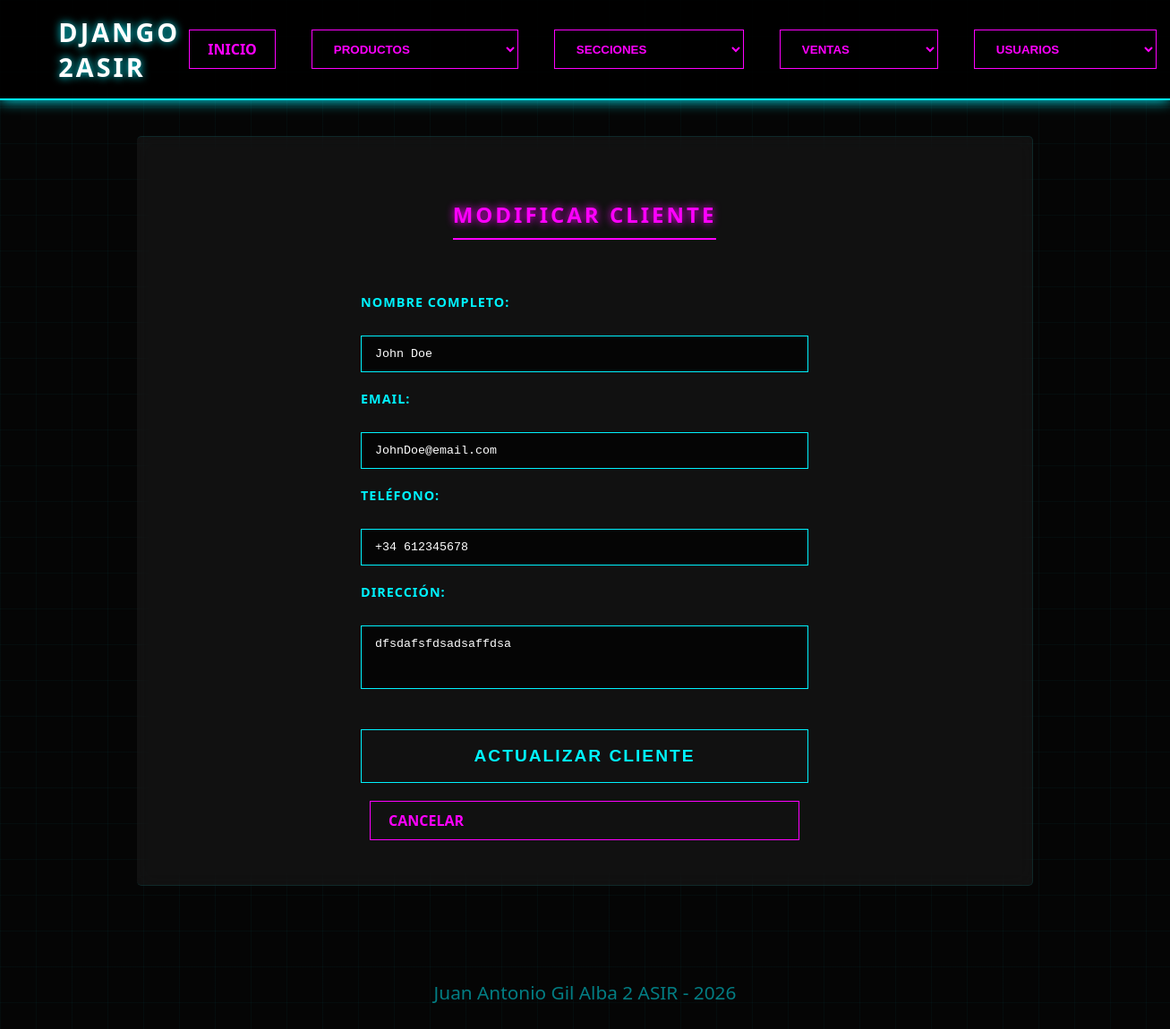
The app's page /usuarios/modificar?id=1, older data.
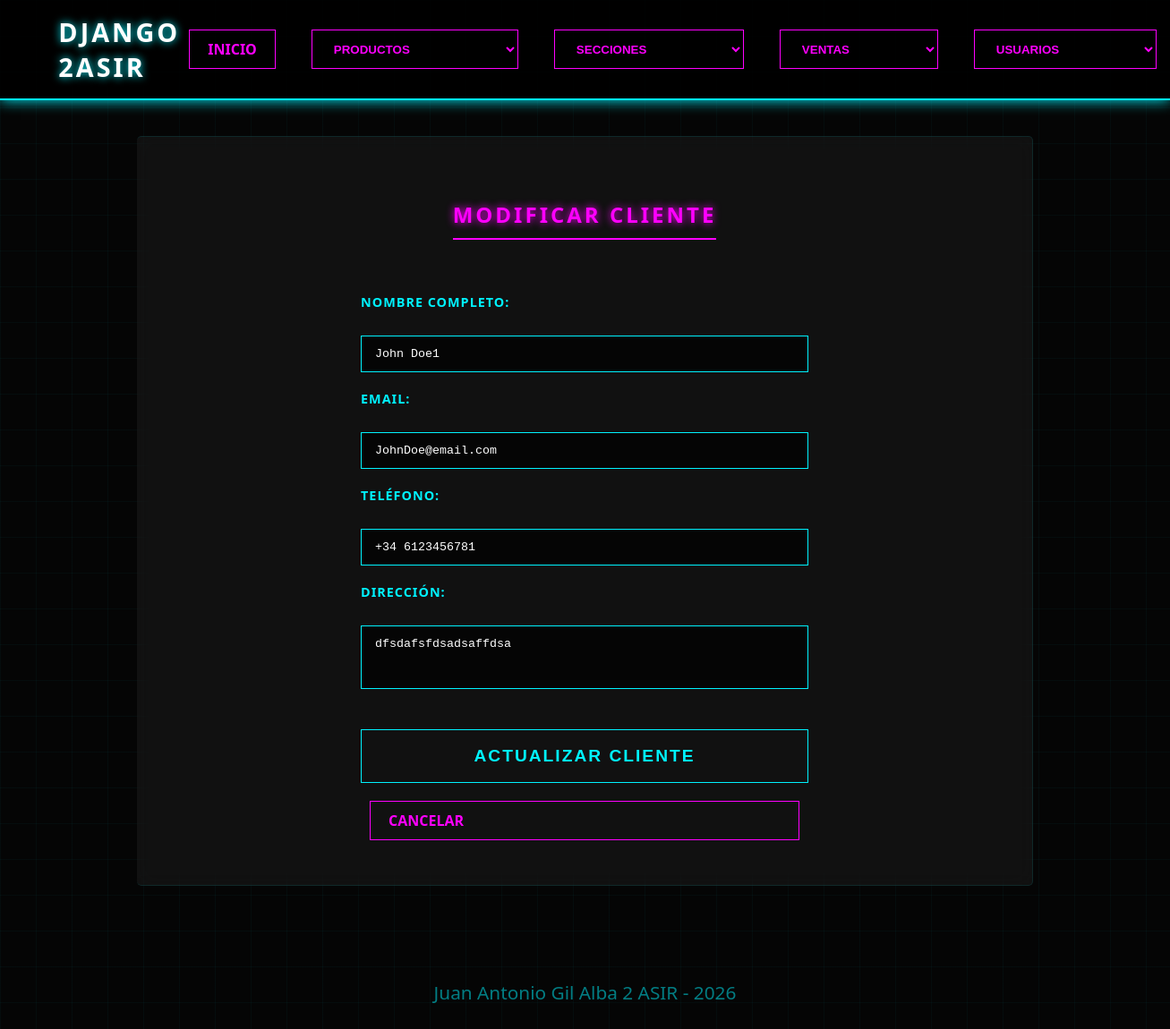
The same page, newer data.
### apps/usuarios/models.py (models this page shows, shortened)
class Cliente(models.Model):
    nombre = models.CharField(max_length=100)
    email = models.EmailField(unique=True)
    telefono = models.CharField(max_length=20, blank=True, null=True)
    direccion = models.TextField(blank=True, null=True)
    fecha_registro = models.DateTimeField(auto_now_add=True)
    class Meta:
        verbose_name = "Cliente"
        verbose_name_plural = "Clientes"

### apps/usuarios/views.py (the view, shortened to what this page needs)
# urls.py: path('usuarios/modificar', usuarios_modificar_views, name='usuarios_modificar'),
def usuarios_modificar_views(request):
    cliente_id = request.GET.get('id') or request.POST.get('id')
    if not cliente_id:
        return redirect('usuarios_url')
    cliente = get_object_or_404(Cliente, id=cliente_id)
    datos = {
        'cliente': cliente
    }
    return render(request, 'usuarios/modificar.html', datos)

### proyecto/templates/usuarios/modificar.html (shortened to what this page needs)
{% extends "index.html" %}
{% load static %}
{% block extra_css %}
    <link rel="stylesheet" href="{% static 'css/alta.css' %}">
{% endblock %}
{% block contenido %}
    <h2>Modificar Cliente</h2>
    <form method="post">
        <label for="nombre">Nombre completo:</label>
        <input type="text" id="nombre" name="nombre" value="{{ cliente.nombre }}" required>
        <label for="email">Email:</label>
        <input type="email" id="email" name="email" value="{{ cliente.email }}" required>
        <label for="telefono">Teléfono:</label>
        <input type="tel" id="telefono" name="telefono" value="{{ cliente.telefono|default:'' }}">
        <label for="direccion">Dirección:</label>
        <textarea id="direccion" name="direccion" rows="3">{{ cliente.direccion|default:'' }}</textarea>
        <button type="submit" class="neon-btn">Actualizar Cliente</button>
        <a href="{% url 'usuarios_url' %}" class="neon-link">Cancelar</a>
    </form>
{% endblock %}

Row changes from the older to the newer data that the page shows:
changed Cliente "JohnDoe@email.com": nombre "John Doe" → "John Doe1"; telefono "+34 612345678" → "+34 6123456781"
